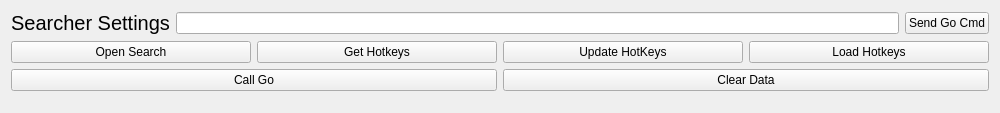
<?xml version="1.0" encoding="UTF-8"?>
<ui version="4.0">
 <class>Searcher</class>
 <widget class="QWidget" name="Searcher">
  <property name="windowModality">
   <enum>Qt::NonModal</enum>
  </property>
  <property name="geometry">
   <rect>
    <x>0</x>
    <y>0</y>
    <width>1000</width>
    <height>113</height>
   </rect>
  </property>
  <property name="sizePolicy">
   <sizepolicy hsizetype="Expanding" vsizetype="Expanding">
    <horstretch>0</horstretch>
    <verstretch>0</verstretch>
   </sizepolicy>
  </property>
  <property name="minimumSize">
   <size>
    <width>0</width>
    <height>0</height>
   </size>
  </property>
  <property name="baseSize">
   <size>
    <width>1000</width>
    <height>350</height>
   </size>
  </property>
  <property name="windowTitle">
   <string>Form</string>
  </property>
  <layout class="QGridLayout" name="gridLayout">
   <item row="1" column="0">
    <layout class="QVBoxLayout" name="verticalLayout_4">
     <item>
      <layout class="QHBoxLayout" name="horizontalLayout_4">
       <item>
        <widget class="QLabel" name="projectTitle">
         <property name="font">
          <font>
           <pointsize>15</pointsize>
          </font>
         </property>
         <property name="text">
          <string>Searcher Settings</string>
         </property>
         <property name="alignment">
          <set>Qt::AlignCenter</set>
         </property>
        </widget>
       </item>
       <item>
        <widget class="QLineEdit" name="gocommand_txt"/>
       </item>
       <item>
        <widget class="QPushButton" name="sendgocommand_btn">
         <property name="text">
          <string>Send Go Cmd</string>
         </property>
        </widget>
       </item>
      </layout>
     </item>
     <item>
      <layout class="QHBoxLayout" name="horizontalLayout">
       <item>
        <widget class="QPushButton" name="opensearchwindow_btn">
         <property name="text">
          <string>Open Search</string>
         </property>
        </widget>
       </item>
       <item>
        <widget class="QPushButton" name="gethotkeys_btn">
         <property name="text">
          <string>Get Hotkeys</string>
         </property>
        </widget>
       </item>
       <item>
        <widget class="QPushButton" name="updatehotkeys_btn">
         <property name="text">
          <string>Update HotKeys</string>
         </property>
        </widget>
       </item>
       <item>
        <widget class="QPushButton" name="loadhotkeys_btn">
         <property name="text">
          <string>Load Hotkeys</string>
         </property>
        </widget>
       </item>
      </layout>
     </item>
    </layout>
   </item>
   <item row="2" column="0">
    <layout class="QHBoxLayout" name="horizontalLayout_2">
     <item>
      <widget class="QPushButton" name="callgo_btn">
       <property name="text">
        <string>Call Go</string>
       </property>
      </widget>
     </item>
     <item>
      <widget class="QPushButton" name="other_btn">
       <property name="text">
        <string>Clear Data</string>
       </property>
      </widget>
     </item>
    </layout>
   </item>
   <item row="3" column="0">
    <spacer name="verticalSpacer">
     <property name="orientation">
      <enum>Qt::Vertical</enum>
     </property>
     <property name="sizeHint" stdset="0">
      <size>
       <width>20</width>
       <height>40</height>
      </size>
     </property>
    </spacer>
   </item>
  </layout>
 </widget>
 <resources/>
 <connections/>
</ui>
